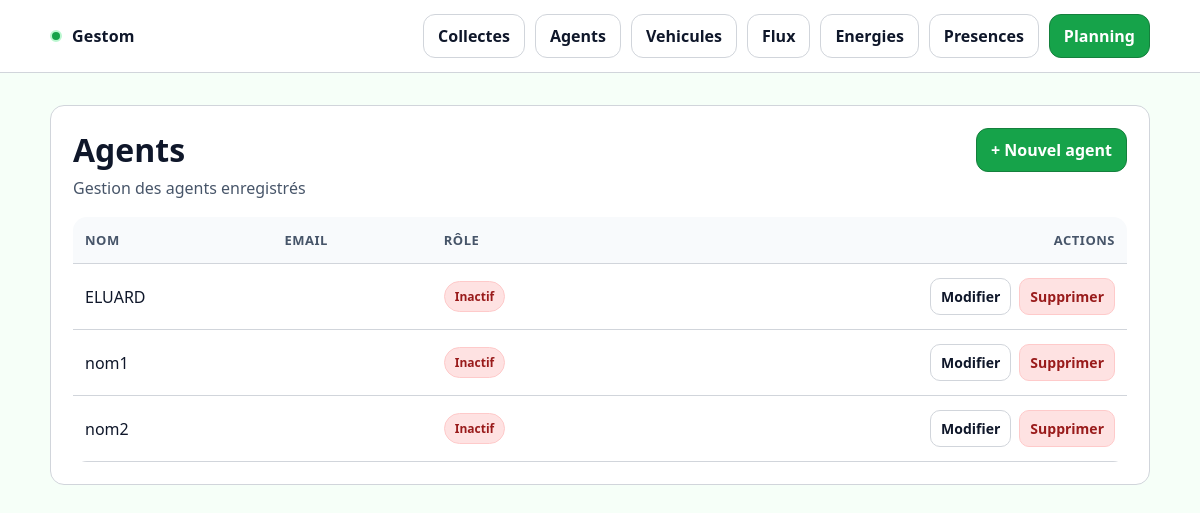
Before: /agents/ with the older database file.
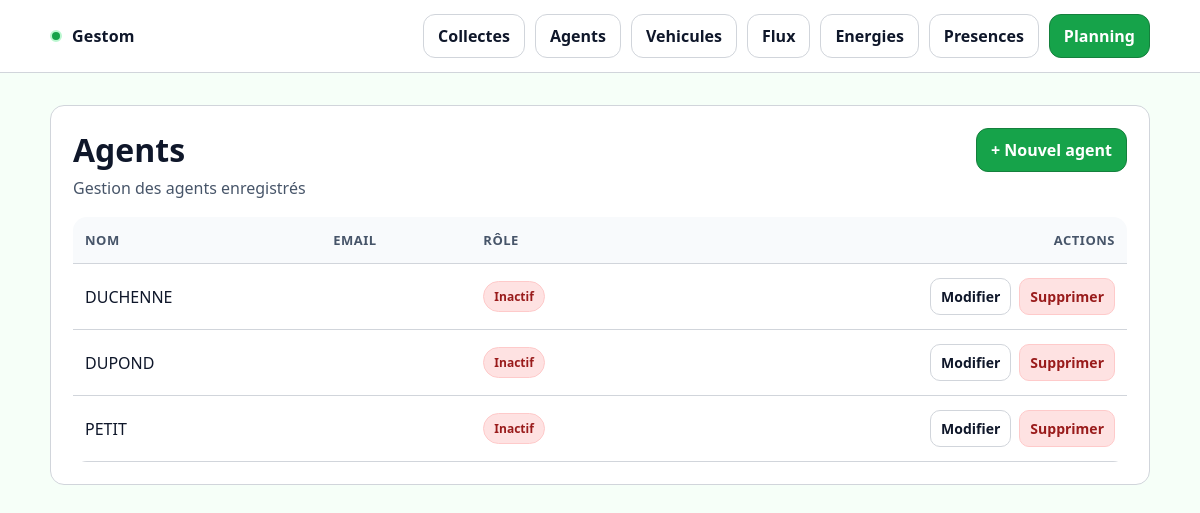
After: the same page with the newer database file.
### core/models.py (models this page shows, shortened)
class Agent(models.Model):
    id_ag = models.PositiveIntegerField(unique=True)
    nom = models.CharField(max_length=100)
    prenom = models.CharField(max_length=100)
    qualification = models.CharField(max_length=150, blank=True)
    service = models.CharField(max_length=150, blank=True)
    employeur = models.CharField(max_length=150, blank=True)
    hds_defaut = models.TimeField(null=True, blank=True)
    hajout_quotidien = models.TimeField(null=True, blank=True)
    echeance_permis = models.DateField(null=True, blank=True)
    echeance_fco = models.DateField(null=True, blank=True)
    supp = models.BooleanField(default=False)
    arrivee = models.DateField(null=True, blank=True)
    depart = models.DateField(null=True, blank=True)
    tel = models.CharField(max_length=30, blank=True)
    class Meta:
        ordering = ["nom", "prenom"]

### core/views.py (the view)
# urls.py: path("agents/", AgentListView.as_view(), name="agent_list"),
class AgentListView(ListView):
    model = Agent
    template_name = "core/agent_list.html"
    context_object_name = "agents"

### core/templates/core/agent_list.html (shortened to what this page needs)
{% extends "core/base.html" %}
{% block content %}
<div class="card">
  <div class="card__pad">
    <div class="header">
      <div>
        <h1 class="h1">Agents</h1>
        <p class="sub">Gestion des agents enregistrés</p>
      </div>
      <a href="{% url 'core:agent_create' %}" class="btn btn--primary">
        + Nouvel agent
      </a>
    </div>
    <div class="table-wrap">
      <table class="table">
        <thead>
          <tr>
            <th>Nom</th>
            <th>Email</th>
            <th>Rôle</th>
            <th class="right">Actions</th>
          </tr>
        </thead>
        <tbody>
          {% for agent in object_list %}
          <tr>
            <td>{{ agent.nom }}</td>
            <td>{{ agent.email }}</td>
            <td>
              {% if agent.actif %}
                <span class="badge badge--ok">Actif</span>
              {% else %}
                <span class="badge badge--low">Inactif</span>
              {% endif %}
            </td>
            <td class="right">
              <div class="actions">
                <a href="{% url 'core:agent_update' agent.id %}" class="btn btn--sm btn--ghost">Modifier</a>
                <a href="{% url 'core:agent_delete' agent.id %}" class="btn btn--sm btn--danger">Supprimer</a>
              </div>
            </td>
          </tr>
          {% empty %}
          <tr>
            <td colspan="4" class="sub">Aucun agent enregistré</td>
          </tr>
          {% endfor %}
        </tbody>
      </table>
    </div>
  </div>
</div>
{% endblock %}

### core/templates/core/base.html (shortened to what this page needs)
{% load static %}
<!doctype html>
<html lang="fr">
<head>
  <link rel="stylesheet" href="{% static 'core/styles.css' %}">
</head>
<body>
<header class="nav">
  <div class="container nav__inner">
    <a class="brand" href="{% url 'core:home' %}">
      <span class="brand__dot"></span>
      <span>Gestom</span>
    </a>
    <div class="nav__actions">
      <a class="btn btn--ghost" href="{% url 'core:collecte_list' %}">Collectes</a>
      <a class="btn btn--ghost" href="{% url 'core:agent_list' %}">Agents</a>
      <a class="btn btn--ghost" href="{% url 'core:vehicule_list' %}">Vehicules</a>
      <a class="btn btn--ghost" href="{% url 'core:flux_list' %}">Flux</a>
      <a class="btn btn--ghost" href="{% url 'core:energie_list' %}">Energies</a>
      <a class="btn btn--ghost" href="{% url 'core:presence_motif_list' %}">Presences</a>
      <a class="btn btn--primary" href="{% url 'core:planning' %}">Planning</a>
    </div>
  </div>
</header>
<main class="main">
  <div class="container">
    {% block content %}{% endblock %}
  </div>
</main>
</body>
</html>

### core/static/core/styles.css (style rules this page uses)
:root { --bg: #f6fff8; --surface: #ffffff; --card: #ffffff; --text: #0f172a; --muted: #475569; --primary: #16a34a; --primary-2: #15803d; --success: #16a34a; --warning: #f59e0b; --danger: #dc2626; --border: #d1d5db; --shadow: none; --radius: 14px; --focus: #86efac; --overlay: #052e16; }
* { box-sizing: border-box; }
html,body { height: 100%; }
body { margin: 0; font-family: ui-sans-serif, system-ui, -apple-system, Segoe UI, Roboto, Arial, "Noto Sans", "Helvetica Neue", sans-serif; background: var(--bg); color: var(--text); }
a { color: inherit; text-decoration: none; }
.container { width: min(1100px, calc(100% - 32px)); margin: 0 auto; }
.nav { position: sticky; top: 0; z-index: 10; background: var(--surface); border-bottom: 1px solid var(--border); }
.nav__inner { display:flex; align-items:center; justify-content: space-between; gap: 12px; padding: 14px 0; }
.brand { display:flex; align-items:center; gap: 10px; font-weight: 700; letter-spacing: .2px; }
.brand__dot { width: 12px; height: 12px; border-radius: 999px; background: var(--primary); border: 2px solid #bbf7d0; }
.nav__actions { display:flex; gap: 10px; flex-wrap: wrap; }
.main { padding: 32px 0 60px; }
.card { background: var(--card); border: 1px solid var(--border); border-radius: var(--radius); box-shadow: none; }
.card__pad { padding: 22px; }
.header { display:flex; align-items:flex-start; justify-content: space-between; gap: 14px; margin-bottom: 18px; }
.h1 { font-size: 32px; margin: 0 0 6px; }
.sub { color: var(--muted); margin: 0; }
.btn { display:inline-flex; align-items:center; justify-content:center; gap: 8px; padding: 10px 14px; border-radius: 12px; border: 1px solid var(--border); background: #f0fdf4; color: var(--text); font-weight: 600; cursor: pointer; transition: transform .06s ease; }
.btn--primary { background: var(--primary); border-color: var(--primary-2); color: #ffffff; }
.btn--ghost { background: var(--surface); }
.btn--danger { background: #fee2e2; border-color: #fecaca; color: #991b1b; }
.btn--sm { padding: 8px 10px; border-radius: 10px; font-size: 14px; }
.table-wrap { overflow:auto; border-radius: var(--radius); }
.table { width: 100%; border-collapse: collapse; min-width: 620px; }
.table th, .table td { padding: 14px 12px; border-bottom: 1px solid var(--border); text-align: left; }
.table th { color: var(--muted); font-weight: 700; font-size: 13px; letter-spacing: .5px; text-transform: uppercase; background: #f8fafc; }
.table .right { text-align: right; }
.actions { display:flex; justify-content:flex-end; gap: 8px; flex-wrap: wrap; }
.badge { display:inline-flex; align-items:center; padding: 6px 10px; border-radius: 999px; font-weight: 700; font-size: 12px; border: 1px solid var(--border); }
.badge--low { background: #fee2e2; border-color: #fecaca; color: #991b1b; }

Changed rows visible on the page:
changed Agent: nom "nom2" → "DUCHENNE"; moves up the list
changed Agent: nom "ELUARD" → "DUPOND"
changed Agent: nom "nom1" → "PETIT"
